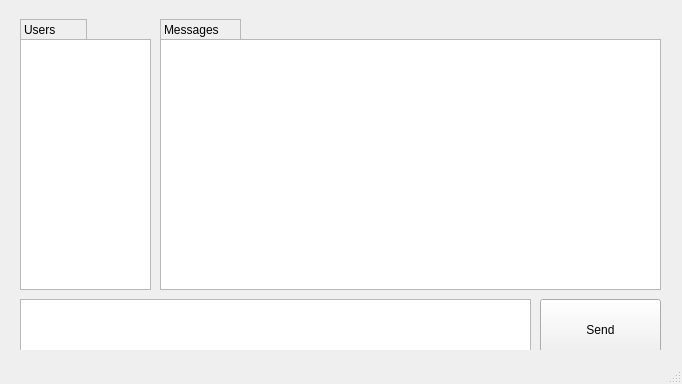
<?xml version="1.0" encoding="UTF-8"?>
<ui version="4.0">
 <class>MainWindow</class>
 <widget class="QMainWindow" name="MainWindow">
  <property name="geometry">
   <rect>
    <x>0</x>
    <y>0</y>
    <width>682</width>
    <height>384</height>
   </rect>
  </property>
  <property name="windowTitle">
   <string>MainWindow</string>
  </property>
  <widget class="QWidget" name="centralWidget">
   <widget class="QStackedWidget" name="stackedWidget">
    <property name="geometry">
     <rect>
      <x>0</x>
      <y>-1</y>
      <width>681</width>
      <height>351</height>
     </rect>
    </property>
    <property name="currentIndex">
     <number>1</number>
    </property>
    <widget class="QWidget" name="page"/>
    <widget class="QWidget" name="page_2">
     <widget class="QListView" name="listView">
      <property name="geometry">
       <rect>
        <x>20</x>
        <y>40</y>
        <width>131</width>
        <height>251</height>
       </rect>
      </property>
     </widget>
     <widget class="QPushButton" name="pushButton">
      <property name="geometry">
       <rect>
        <x>540</x>
        <y>300</y>
        <width>121</width>
        <height>61</height>
       </rect>
      </property>
      <property name="text">
       <string>Send</string>
      </property>
     </widget>
     <widget class="QLabel" name="label">
      <property name="geometry">
       <rect>
        <x>160</x>
        <y>20</y>
        <width>81</width>
        <height>21</height>
       </rect>
      </property>
      <property name="frameShape">
       <enum>QFrame::StyledPanel</enum>
      </property>
      <property name="text">
       <string>Messages</string>
      </property>
     </widget>
     <widget class="QListWidget" name="listWidget">
      <property name="geometry">
       <rect>
        <x>160</x>
        <y>40</y>
        <width>501</width>
        <height>251</height>
       </rect>
      </property>
      <property name="tabKeyNavigation">
       <bool>false</bool>
      </property>
     </widget>
     <widget class="QLabel" name="label_2">
      <property name="geometry">
       <rect>
        <x>20</x>
        <y>20</y>
        <width>67</width>
        <height>21</height>
       </rect>
      </property>
      <property name="frameShape">
       <enum>QFrame::StyledPanel</enum>
      </property>
      <property name="text">
       <string>Users</string>
      </property>
     </widget>
     <widget class="QTextEdit" name="textEdit">
      <property name="geometry">
       <rect>
        <x>20</x>
        <y>300</y>
        <width>511</width>
        <height>61</height>
       </rect>
      </property>
     </widget>
    </widget>
   </widget>
  </widget>
  <widget class="QMenuBar" name="menuBar">
   <property name="geometry">
    <rect>
     <x>0</x>
     <y>0</y>
     <width>682</width>
     <height>25</height>
    </rect>
   </property>
  </widget>
  <widget class="QStatusBar" name="statusBar"/>
 </widget>
 <layoutdefault spacing="6" margin="11"/>
 <resources/>
 <connections/>
</ui>
